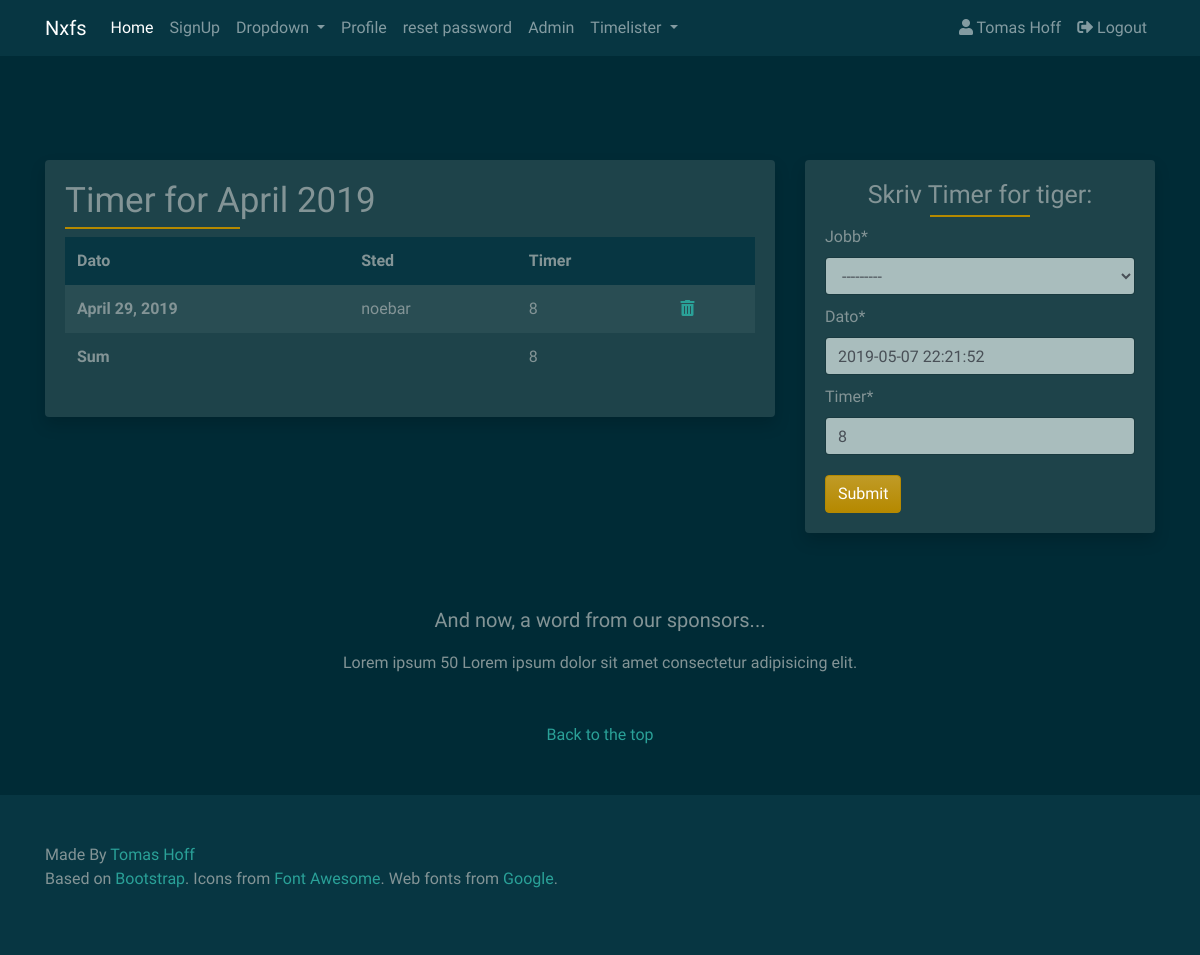
The app's page /timelister/timerlastmonth/ (signed in), older data.
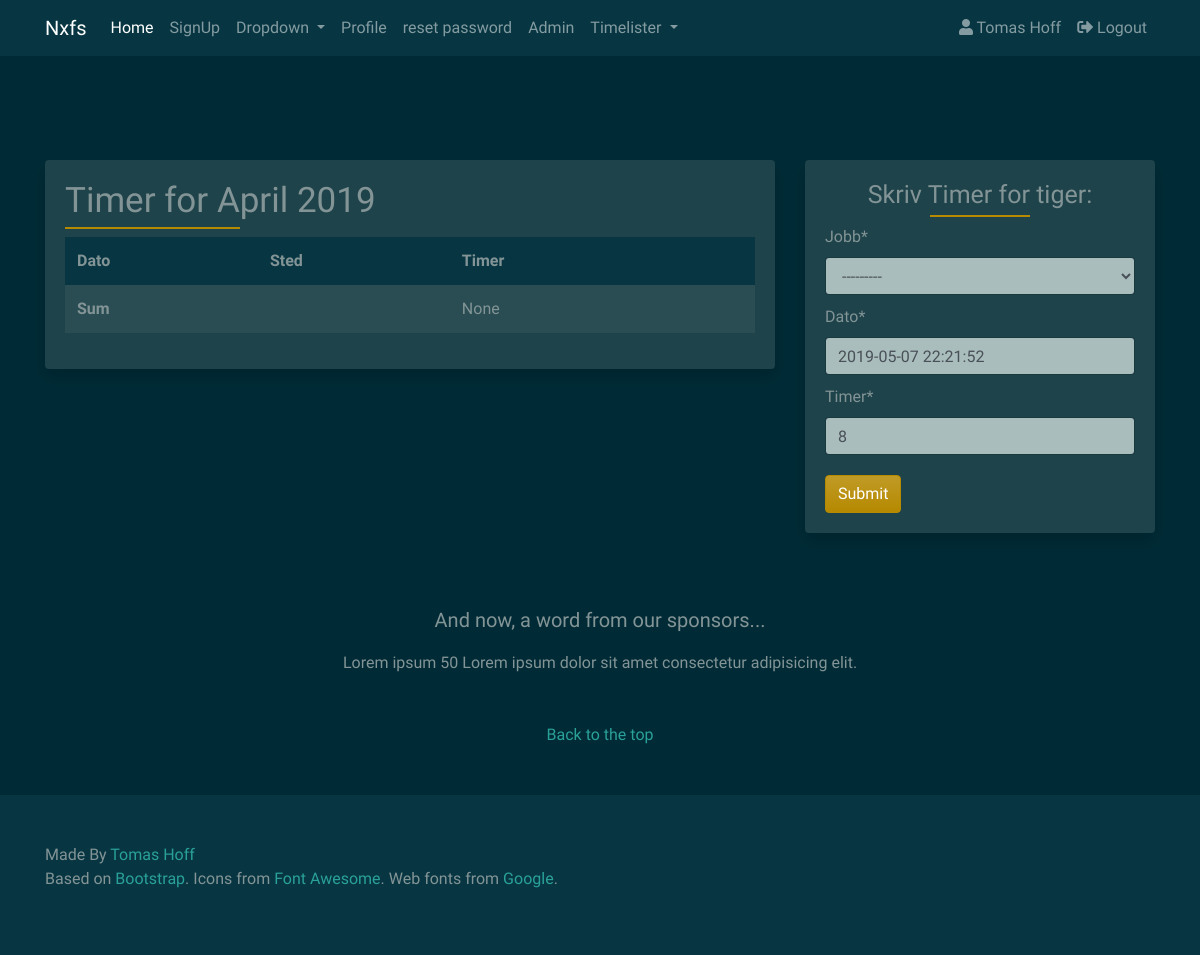
The same page, newer data.
### timelister/models.py (models this page shows)
class Timeliste(models.Model):
    user = models.ForeignKey(User, on_delete=models.CASCADE)
    jobb = models.ForeignKey(Jobber, on_delete=models.CASCADE)
    date_added = models.DateTimeField(auto_now_add=True)
    dato = models.DateField(null=True, blank=True)
    timer = models.SmallIntegerField(null=True)
    class Meta:
        verbose_name = 'timeliste'
        verbose_name_plural = 'timelister'
    def __str__(self):
        return self.jobb.tittel

class Jobber(models.Model):
    ordre_nr = models.PositiveSmallIntegerField(primary_key=True)
    tittel = models.CharField(max_length=64, blank=True)
    adresse = models.CharField(max_length=256, blank=True)
    telefon_nr = models.CharField(max_length=64, blank=True)
    beskrivelse = models.TextField(blank=True)
    date = models.DateTimeField(auto_now_add=True)
    class Meta:
        verbose_name = 'Jobb'
        verbose_name_plural = 'Jobber'
    def __str__(self):
        return self.tittel

### timelister/views.py (the view)
def timelisteLastmonth(request):
    last_month = datetime.now().month-1
    lastMonth = firstday - timedelta(days=1)
    last_month_timer = models.Timeliste.objects.filter(
        dato__month=last_month).filter(user=request.user).order_by('dato')
    total_timer_lastmonth = last_month_timer.aggregate(Sum('timer'))
    timeform = TimelisteForm(request.POST or None)
    if request.method == "POST":
        if timeform.is_valid():
            timeform.instance.user = request.user
            timeform.save()
            messages.success(request, 'Timer Lagt til')
            return redirect(request.META.get('HTTP_REFERER', redirect_if_referer_not_found))
    context = {
        'timeform': timeform,
        'last_month_timer': last_month_timer,
        'total_timer_lastmonth': total_timer_lastmonth,
        'lastMonth': lastMonth,
    }
    return render(request, 'timelister/timeliste_lastmonth.html', context)

### timelister/forms.py
class TimelisteForm(forms.ModelForm):
    timer = forms.CharField(max_length="2", initial="8", widget=forms.TextInput(
        attrs={
            'placeholder': '* Antall Timer...',
        }))
    dato = forms.DateField(required=True, initial=datenow,
                           widget=DatePickerInput())
    class Meta:
        model = Timeliste
        fields = (
            'jobb',
            'dato',
            'timer',
        )

### srv/context_processors.py (called while the page is built)
def custom_context(request):
    navbarloginform = LoginForm(request.POST or None)
    return {
        'navbarloginform': navbarloginform
    }

### templates/timelister/timeliste_lastmonth.html (shortened to what this page needs)
{% extends 'base.html' %}
{% block content %}
{% load crispy_forms_tags %}
<div class="col-lg-8">
    <div class="card border-0 shadow mb-4">
        <div class="card-body">
            <h2 class="card-body">Timer for {{ lastMonth|date:'F o' }}</h2>
            <table class="table table-striped table-borderless">
                <thead class="thead-custom">
                    <tr>
                        <th scope="col">Dato</th>
                        <th scope="col">Sted</th>
                        <th scope="col">Timer</th>
                        <th scope="col"></th>
                    </tr>
                </thead>
                <tbody>
                    {% for timer in last_month_timer %}
                    <tr>
                        <th scope="row">{{ timer.dato }}</th>
                        <td>{{ timer }}</td>
                        <td>{{ timer.timer }}</td>
                        <td><a href="{% url 'delete_timer' timer.id %}" class="confirm-delete" data-toggle="modal"
                                data-target="#confirmTimerDeleteModal" id="deleteButton{{timer.id}}">
                                <i class="fas fa-trash-alt" tooltip-toggle="tooltip" title="Delete"></i></a>
                    </tr>
                    {% endfor %}
                    <tr>
                        <th scope="row">Sum</th>
                        <td></td>
                        <td>{{ total_timer_lastmonth.timer__sum }}</td>
                        <td></td>
                    </tr>
                </tbody>
            </table>
        </div>
    </div>
</div>
<div class="col-lg-4">
    <div class="card border-0 shadow mb-4 d-none d-lg-block">
        <div class="card-body">
            <div class="form-group">
                <h2>Skriv Timer for {{ user.username }}:
                </h2>
                <form method="POST" action=".">
                    {{ timeform|crispy }}
                    <button type="submit" class="btn btn-primary button-card">Submit</button>
                </form>
            </div>
        </div>
    </div>
</div>
{% endblock content %}

Row changes from the older to the newer data that the page shows:
removed Timeliste: dato "April 29, 2019", jobb.tittel "noebar", timer "8"
Text that changed along with them:
{{ total_timer_lastmonth.timer__sum }}: "8" → "None"
